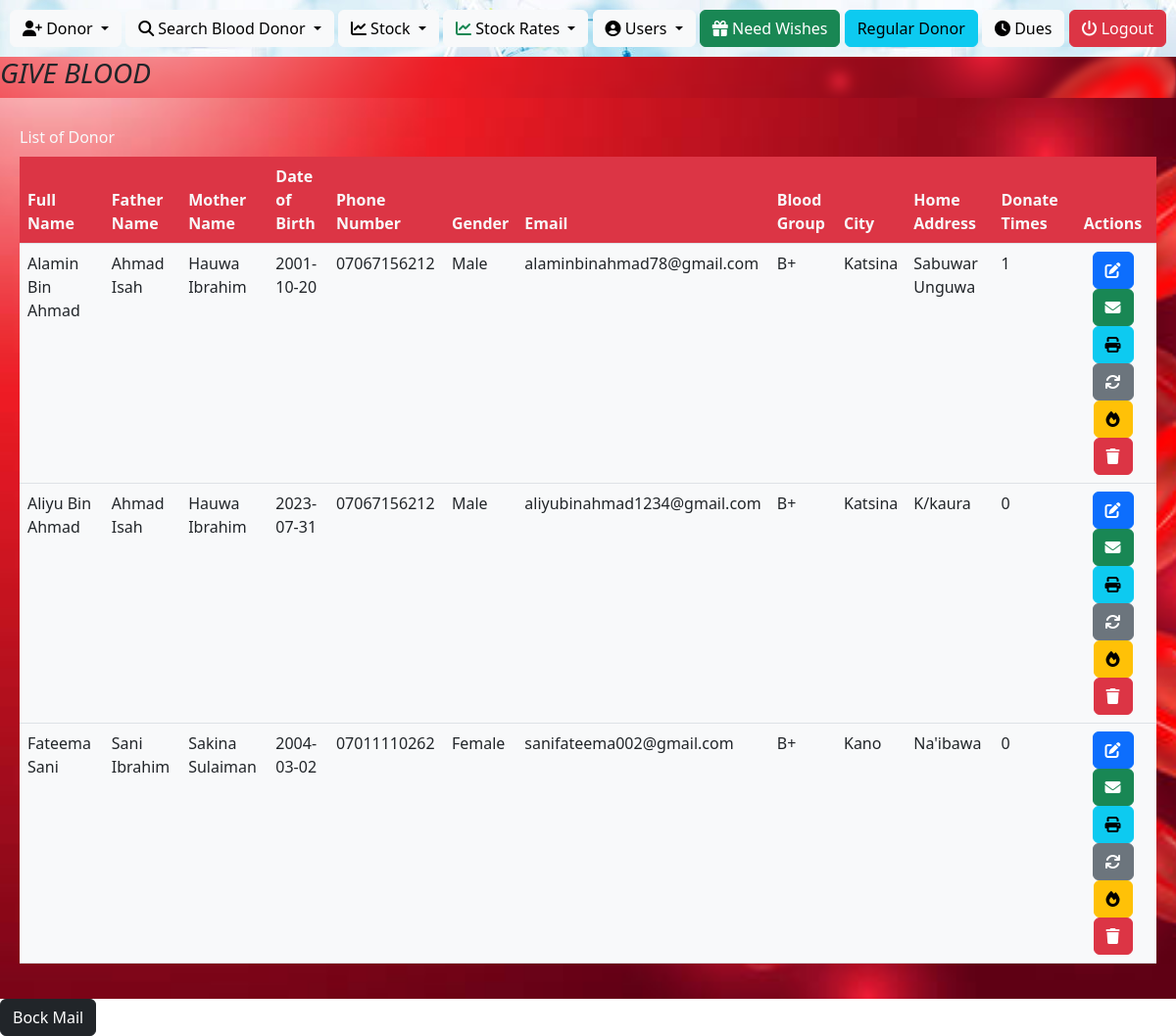
The page /all-donor on the database its author committed.
### bb/models.py (models this page shows, shortened)
class NewDonor(models.Model):
    full_name = models.CharField(max_length=50, blank=True)
    father_name = models.CharField(max_length=50, blank=True)
    mother_name = models.CharField(max_length=50, blank=True)
    dob = models.CharField(max_length=50, blank=True)
    pnumber = models.CharField(max_length=50, blank=True)
    gender  = models.CharField(max_length=50, blank=True)
    email  = models.CharField(max_length=50, blank=True)
    blood_group  = models.CharField(max_length=50, blank=True)
    city  = models.CharField(max_length=50, blank=True)
    home_address  = models.CharField(max_length=1000, blank=True)
    nationality  = models.CharField(max_length=1000, blank=True)
    marital  = models.CharField(max_length=1000, blank=True)
    state_of_origin  = models.CharField(max_length=1000, blank=True)
    lga  = models.CharField(max_length=1000, blank=True)
    question  = models.CharField(max_length=1000, blank=True)
    birthday_check  = models.CharField(max_length=50, blank=True)
    due_date  = models.CharField(max_length=50, blank=True)
    date  = models.CharField(max_length=50, blank=True)
    count  = models.IntegerField(blank=True)

### bb/views.py (the view, shortened to what this page needs)
# urls.py: path('all-donor', views.all_donor, name="all-donor"),
def all_donor(request):
    blood_group = StockIncrease.objects.all()
    donors = NewDonor.objects.all().order_by()
    context = {
        'donors':donors,
        'blood_group': blood_group
    }
    return render(request, 'all-donor.html', context)

### templates/all-donor.html (shortened to what this page needs)
<!DOCTYPE html>
<html lang="en">
<head>
    <link rel="stylesheet" href="../static/assest/vendor/bootstrap/css/bootstrap.min.css">
    <link rel="stylesheet" href="../static/assest/vendor/fontawesome-free/css/all.min.css">
    <link rel="stylesheet" href="../static/css/style.css">
</head>
<body>
    <main>
        <header>
            <div class="header-content">
                <div class="btn-group">
                    <button type="button" class="btn btn-light dropdown-toggle" data-bs-toggle="dropdown" aria-expanded="false">
                        <i class="fa fa-user-plus"></i> Donor
                    </button>
                </div>
                <div class="btn-group">
                    <button type="button" class="btn btn-light dropdown-toggle" data-bs-toggle="dropdown" aria-expanded="false">
                        <i class="fa fa-search"></i> Search Blood Donor
                    </button>
                </div>
                <div class="btn-group">
                    <button type="button" class="btn btn-light dropdown-toggle" data-bs-toggle="dropdown" aria-expanded="false">
                        <i class="fa fa-chart-line"></i> Stock
                    </button>
                </div>
                <div class="btn-group">
                    <button type="button" class="btn btn-light dropdown-toggle" data-bs-toggle="dropdown" aria-expanded="false">
                        <i class="fa fa-chart-line text-success"></i> Stock Rates
                    </button>
                </div>
                <div class="btn-group">
                    <button type="button" class="btn btn-light dropdown-toggle" data-bs-toggle="dropdown" aria-expanded="false">
                        <i class="fa fa-user-circle"></i> Users
                    </button>
                </div>
                <div class="btn-group">
                    <a href="/birthday" class="btn btn-success">
                        <i class="fa fa-gift"></i> Need Wishes
                    </a>
                </div>
                <div class="btn-group">
                    <a href="/regular-donor" class="btn btn-info">
                         Regular Donor
                    </a>
                </div>
                <div class="btn-group">
                    <a href="/due-date" class="btn btn-light">
                        <i class="fa fa-clock"></i> Dues
                    </a>
                </div>
                <div class="btn-group">
                    <a href="/logout" class="btn btn-danger">
                        <i class="fa fa-power-off"></i> Logout
                    </a>
                </div>
            </div>
        </header>
        <h3><i id="text"></i></h3>
        <section class="body">
            <div class="modal-body">
                <table class="table caption-top">
                    <caption class="text-light">List of Donor</caption>
                    <thead class="bg-danger text-light">
                    <tr>
                        <th scope="col">Full Name</th>
                        <th scope="col">Father Name</th>
                        <th scope="col">Mother Name</th>
                        <th scope="col">Date of Birth</th>
                        <th scope="col">Phone Number</th>
                        <th scope="col">Gender</th>
                        <th scope="col">Email</th>
                        <th scope="col">Blood Group</th>
                        <th scope="col">City</th>
                        <th scope="col">Home Address</th>
                        <th scope="col">Donate Times</th>
                        <th scope="col" class="text-center">Actions</th>
                    </tr>
                    </thead>
                    <tbody class="bg-light">
                    {% for donor in donors %}
                    <tr>
                        <td>{{donor.full_name}}</td>
                        <td>{{donor.father_name}}</td>
                        <td>{{donor.mother_name}}</td>
                        <td>{{donor.dob}}</td>
                        <td>{{donor.pnumber}}</td>
                        <td>{{donor.gender}}</td>
                        <td>{{donor.email}}</td>
                        <td>{{donor.blood_group}}</td>
                        <td>{{donor.city}}</td>
                        <td>{{donor.home_address}}</td>
                        <td>{{donor.count}}</td>
                        <td class="text-center">
                            <a href="/try-updating-donor/{{donor.id}}" class="btn btn-primary"><i class="fa fa-edit"></i></a>
                            <a href="/try-sending-email/{{donor.id}}" class="btn btn-success"><i class="fa fa-envelope"></i></a>
                            <a href="/donor-details/{{donor.id}}" class="btn btn-info"><i class="fa fa-print"></i></a>
                            <a href="/reset/{{donor.id}}" class="btn btn-secondary"><i class="fa fa-refresh"></i></a>
                            <a href="/donate/{{donor.id}}" class="btn btn-warning"><i class="fa fa-fire"></i></a>
                            <a href="/request-for-delete-donor/{{donor.id}}" class="btn btn-danger"><i class="fa fa-trash"></i></a>
                        </td>
                    </tr>
                    {% endfor %}
                    </tbody>
                </table>
            </div>
            <a href="/bock-sending-email" class="btn btn-dark">Bock Mail</a>
        </section>
    </main>
</body>
</html>

### static/css/style.css (style rules this page uses)
body { background: url(../img/bloodbg-2.jpg); background-repeat: no-repeat; background-size: cover; background-position: center; height: 100vh; }
main { backdrop-filter: blur(5px); height: 100vh; }
header { background: url(../img/bloodbg-1.jpg); padding: 10px; }
.modal-body { background: url(../img/bloodbg-2.jpg); background-size: cover; background-position: center; background-repeat: no-repeat; padding: 20px; }

### rows shown on the page
NewDonor: full_name "Alamin Bin Ahmad", father_name "Ahmad Isah", mother_name "Hauwa Ibrahim", dob "2001-10-20", pnumber "07067156212", gender "Male", email "alaminbinahmad78@gmail.com", blood_group "B+", city "Katsina", home_address "Sabuwar Unguwa", count "1"
NewDonor: full_name "Aliyu Bin Ahmad", father_name "Ahmad Isah", mother_name "Hauwa Ibrahim", dob "2023-07-31", pnumber "07067156212", gender "Male", email "aliyubinahmad1234@gmail.com", blood_group "B+", city "Katsina", home_address "K/kaura", count "0"
NewDonor: full_name "Fateema Sani", father_name "Sani Ibrahim", mother_name "Sakina Sulaiman", dob "2004-03-02", pnumber "07011110262", gender "Female", email "sanifateema002@gmail.com", blood_group "B+", city "Kano", home_address "Na'ibawa", count "0"
